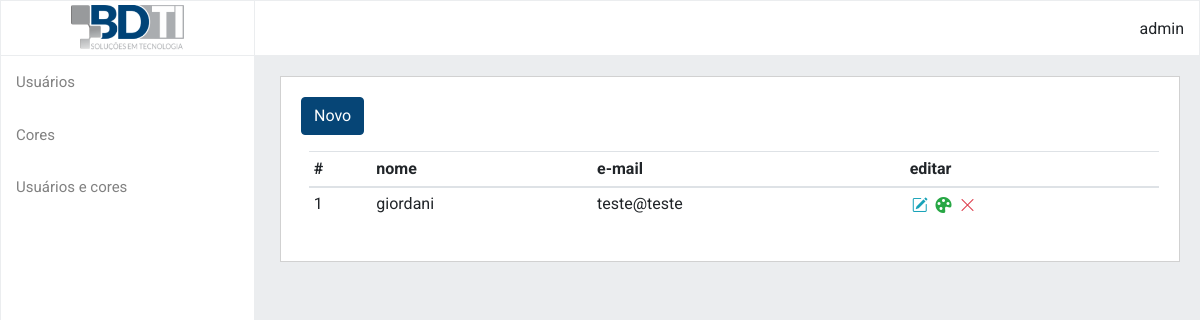
The app's page /views/v_lista_usuarios.php, older data.
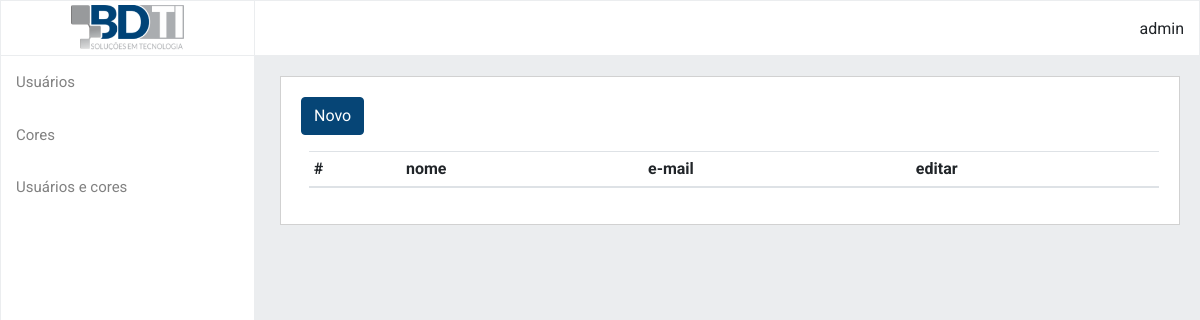
The same page, newer data.
### tables this page shows
CREATE TABLE users(
    id INTEGER PRIMARY KEY,
    name varchar(100) NOT NULL,
    email varchar(100) NOT NULL
);

### connection.php (called while the page is built, shortened)
<?php
class Connection {
    private $databaseFile;
    private $connection;
    public function __construct()
    {
        $this->databaseFile = realpath(__DIR__ . "/database/db.sqlite");
    }
    private function connect()
    {
        $conn = new PDO("sqlite:{$this->databaseFile}");
        $conn->setAttribute(PDO::ATTR_ERRMODE, PDO::ERRMODE_EXCEPTION);
        return $this->connection = $conn;
    }
    public function getConnection()
    {
        return $this->connection ?: $this->connection = $this->connect();
    }
    public function query($query)
    {
        $result      = $this->getConnection()->query($query);
        $result->setFetchMode(PDO::FETCH_INTO, new stdClass);
        return $result;
    }
}

### views/v_lista_usuarios.php (the view, shortened to what this page needs)
<?php
include_once('../models/Valida.php');
require_once '../connection.php';
$conexao = new Connection();
$users = $conexao->query("SELECT * FROM users");
?>
<!DOCTYPE html>
<html lang="en">
<head>
    <link rel="stylesheet" href="https://cdn.jsdelivr.net/npm/bootstrap@4.0.0/dist/css/bootstrap.min.css">
    <link rel="stylesheet" href="https://cdn.jsdelivr.net/npm/bootstrap-icons@1.8.1/font/bootstrap-icons.css">
    <link rel="stylesheet" href="../style.css">
</head>
<body>
    <?php include('../includes/menu.php')?>
    <div class="main">
    <a href="v_criar_usuario.php">
        <button class="btn btn-primary">Novo</button>
    </a>
    <div class="mt-3 table-responsive mx-2">
        <div class="div-container">
        <table class="table table-sm table-hover">
            <thead class="">
                <th>#</th>
                <th>nome</th>
                <th>e-mail</th>
                <th>editar</th>
            </thead>
                <tbody>
                <?php
                    foreach($users as $user){
                        echo sprintf("
                        <tr>
                            <td>%s</td>
                            <td>%s</td>
                            <td>%s</td>
                            <td>
                                <form action='v_editar_usuario.php?id=$user->id' method='post' class='acoes'>
                                    <input type='hidden' name='nomeHidden' value='$user->name'>
                                    <input type='hidden' name='emailHidden' value='$user->email'>
                                    <button type='submit' name='iconeEditar' class='btn-acao bi bi-pencil-square text-info'></button>
                                </form>
                                <a href='v_cores_vinculadas.php?id=$user->id' class='acoes'>
                                    <button type='submit' name='iconeCores' class='btn-acao bi bi-palette-fill text-success'></button>
                                </a>
                                    <form action='' class='acoes' method='post'>
                                    <input type='hidden' name='idHidden' value='$user->id'>
                                    <button type='submit' name='acaoDeletar' class='btn-acao bi bi-x-lg text-danger'></button>
                                </form>
                            </td>
                        </tr>
                        ", $user->id, $user->name, $user->email);
                    }
                ?>
                </tbody>
            </table>
        </div>
    </div>
</body>
</html>

Row changes from the older to the newer data that the page shows:
removed users: id+name+email "1 giordani teste@teste"
